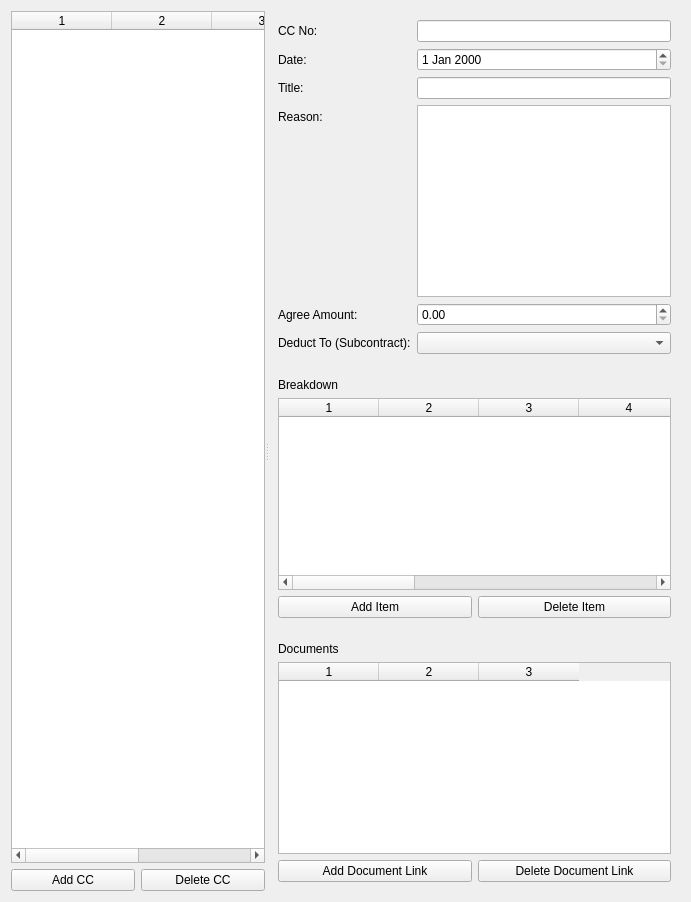
<?xml version="1.0" encoding="UTF-8"?>
<ui version="4.0">
 <class>SC_ContraChargeManagerForm</class>
 <widget class="QWidget" name="SC_ContraChargeManagerForm">
  <layout class="QHBoxLayout" name="main_layout">
   <item>
    <widget class="QSplitter" name="splitter">
     <property name="orientation"><enum>Qt::Horizontal</enum></property>
     <widget class="QWidget" name="left_widget">
      <layout class="QVBoxLayout" name="left_vbox">
       <item>
        <widget class="QTableWidget" name="table_ccs">
         <property name="columnCount"><number>4</number></property>
        </widget>
       </item>
       <item>
        <layout class="QHBoxLayout" name="left_buttons">
         <item><widget class="QPushButton" name="btn_add"><property name="text"><string>Add CC</string></property></widget></item>
         <item><widget class="QPushButton" name="btn_delete"><property name="text"><string>Delete CC</string></property></widget></item>
        </layout>
       </item>
      </layout>
     </widget>
     <widget class="QWidget" name="right_widget">
      <layout class="QVBoxLayout" name="right_vbox">
       <item>
        <widget class="QWidget" name="form_group">
         <layout class="QFormLayout" name="formLayout">
          <item row="0" column="0"><widget class="QLabel" name="label_ccno"><property name="text"><string>CC No:</string></property></widget></item>
          <item row="0" column="1"><widget class="QLineEdit" name="lineEdit_cc_no"/></item>
          <item row="1" column="0"><widget class="QLabel" name="label_date"><property name="text"><string>Date:</string></property></widget></item>
          <item row="1" column="1"><widget class="QDateEdit" name="dateEdit_date"/></item>
          <item row="2" column="0"><widget class="QLabel" name="label_title"><property name="text"><string>Title:</string></property></widget></item>
          <item row="2" column="1"><widget class="QLineEdit" name="lineEdit_title"/></item>
          <item row="3" column="0"><widget class="QLabel" name="label_reason"><property name="text"><string>Reason:</string></property></widget></item>
          <item row="3" column="1"><widget class="QTextEdit" name="textEdit_reason"/></item>
          <item row="4" column="0"><widget class="QLabel" name="label_agree"><property name="text"><string>Agree Amount:</string></property></widget></item>
          <item row="4" column="1"><widget class="QDoubleSpinBox" name="doubleSpinBox_agree"/></item>
          <item row="5" column="0"><widget class="QLabel" name="label_deduct"><property name="text"><string>Deduct To (Subcontract):</string></property></widget></item>
          <item row="5" column="1"><widget class="QComboBox" name="comboBox_deduct"/></item>
         </layout>
        </widget>
       </item>
       <item>
        <widget class="QWidget" name="items_group">
         <layout class="QVBoxLayout" name="items_vbox">
          <item><widget class="QLabel" name="label_breakdown"><property name="text"><string>Breakdown</string></property></widget></item>
          <item><widget class="QTableWidget" name="table_items"><property name="columnCount"><number>9</number></property></widget></item>
          <item>
           <layout class="QHBoxLayout" name="items_buttons">
            <item><widget class="QPushButton" name="btn_add_item"><property name="text"><string>Add Item</string></property></widget></item>
            <item><widget class="QPushButton" name="btn_delete_item"><property name="text"><string>Delete Item</string></property></widget></item>
           </layout>
          </item>
         </layout>
        </widget>
       </item>
       <item>
        <widget class="QWidget" name="docs_group">
         <layout class="QVBoxLayout" name="docs_vbox">
          <item><widget class="QLabel" name="label_docs"><property name="text"><string>Documents</string></property></widget></item>
          <item><widget class="QTableWidget" name="table_docs"><property name="columnCount"><number>3</number></property></widget></item>
          <item>
           <layout class="QHBoxLayout" name="docs_buttons">
            <item><widget class="QPushButton" name="btn_add_doc"><property name="text"><string>Add Document Link</string></property></widget></item>
            <item><widget class="QPushButton" name="btn_delete_doc"><property name="text"><string>Delete Document Link</string></property></widget></item>
           </layout>
          </item>
         </layout>
        </widget>
       </item>
      </layout>
     </widget>
    </widget>
   </item>
  </layout>
 </widget>
 <resources/>
 <connections/>
</ui>
